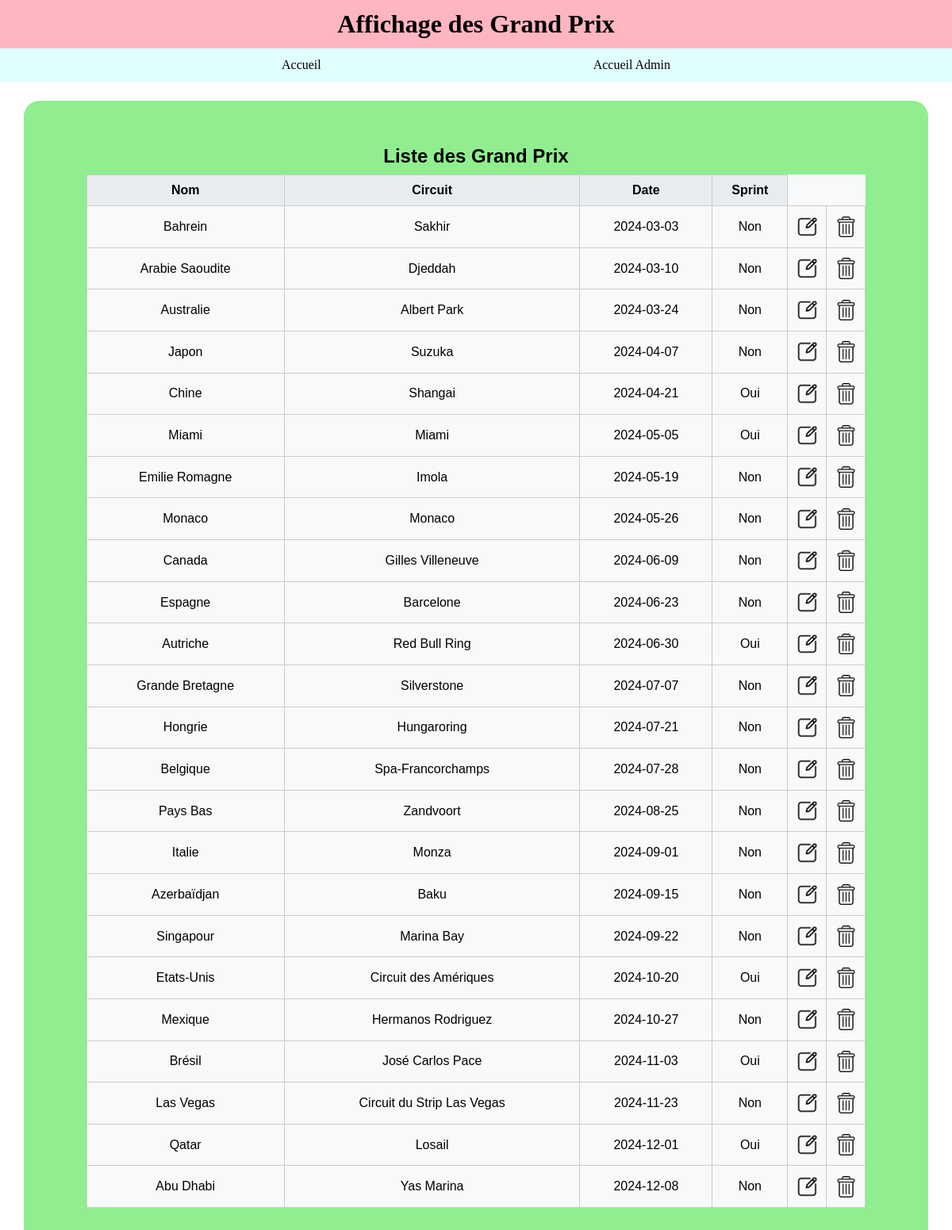
Page /private/affichage_gp.php on the committed database.
### tables this page shows
CREATE TABLE IF NOT EXISTS `grands_prix` (
  `id` int NOT NULL AUTO_INCREMENT,
  `nom` varchar(100) DEFAULT NULL,
  `date` date DEFAULT NULL,
  `sprint` tinyint(1) DEFAULT '0',
  `circuit` varchar(255) DEFAULT NULL,
  PRIMARY KEY (`id`)
);

### private/affichage_gp.php (the view, shortened to what this page needs)
<?php
$titre = 'Affichage des Grand Prix';
include '../includes/top_form.php';
?>
<main>
    <table summary="" class="affichage">
        <caption>Liste des Grand Prix</caption>
        <thead>
            <tr>
                <th>Nom</th>
                <th>Circuit</th>
                <th>Date</th>
                <th>Sprint</th>
            </tr>
        </thead>
        <tbody>
            <?php
            include '../includes/db.php';
            $sql = "SELECT gp.id AS id, gp.nom AS nom, gp.circuit AS circuit, gp.date AS date, gp.sprint AS sprint FROM grands_prix gp";
            $reponse = $connexion->query($sql);
            foreach($reponse as $rep):
                ?>
            <tr>
                <td><?= $rep['nom'] ?></td>
                <td><?= $rep['circuit'] ?></td>
                <td><?= $rep['date'] ?></td>
                <td><?= $rep['sprint'] ? 'Oui' : 'Non' ?></td>
                <td class="action">
                    <form action="modifier_gp.php" method="post">
                        <input type="image" src="../images/modifier.png" alt="">
                    </form>
                </td>
                <td class="action">
                    <form action="supprimer_gp.php" method="post" onsubmit="return confirmSuppression()">
                        <input type="image" src="../images/supprimer.png" alt="">
                    </form>
                </td>
            </tr>
            <?php endforeach ?>
        </tbody>
    </table>
</main>
<?php include '../includes/bottom_form.php';

### includes/top_form.php (shortened to what this page needs)
<!DOCTYPE html>
<html lang="fr">
<head>
    <link rel="stylesheet" href="<?= BASE ?>css/style_admin.css">
    <link rel="stylesheet" href="<?= BASE ?>css/mobile.css">
</head>
<body>
    <header id="header_admin">
        <h1>
            <?php
                if(isset($titre)){
                    echo $titre;
                } else {
                    echo "Gestion de la Base de données";
                }
            ?>
        </h1>
    </header>
    <nav id="nav_admin">
        <a href="<?= BASE ?>">Accueil</a>
        <a href="<?= BASE ?>private/admin.php">Accueil Admin</a>
    </nav>

### includes/bottom_form.php (shortened to what this page needs)
</body>
</html>

### CSS/style_admin.css (style rules this page uses)
* { margin: 0; padding: 0; }
body { display: flex; flex-wrap: wrap; }
header { width: 100%; background-color: lightpink; padding: 1%; text-align: center; }
nav { width: 100%; background-color: lightcyan; padding: 1%; display: flex; align-items: center; justify-content: space-evenly; }
main { width: 95%; margin: 2% 2.5%; border-radius: 20px; background-color: lightgreen; display: flex; align-items: center; flex-wrap: wrap; padding: 2%; }
a { display: block; width: 90%; margin: 3% 5%; background-color: lightskyblue; padding: 2%; text-align: center; text-decoration: none; color: black; font-size: 1.5em; border-radius: 40px; }
nav a { all: unset; text-decoration: none; color: black; cursor: pointer; }
input[type="image"] { width: 10%; }
.affichage { width: 90%; margin: 2% auto; border-collapse: collapse; font-family: Arial, sans-serif; background-color: #f8f9fa; }
.affichage caption { font-size: 1.5em; font-weight: bold; margin: 1% 0; }
.affichage th, .affichage td { padding: 1%; text-align: center; border: 1px solid #ccc; }
.affichage th { background-color: #e9ecef; font-weight: bold; }
.action { width: 3em; height: 2em; padding: 0; }
.action form { height: 100%; display: flex; align-items: center; justify-content: center; }
.action input[type="image"] { width: 2em; height: 2em; object-fit: contain; cursor: pointer; transition: transform 0.2s ease; }

### rows in the picture
grands_prix: nom "Bahrein", circuit "Sakhir", date "2024-03-03", sprint "Non"
grands_prix: nom "Arabie Saoudite", circuit "Djeddah", date "2024-03-10", sprint "Non"
grands_prix: nom "Australie", circuit "Albert Park", date "2024-03-24", sprint "Non"
grands_prix: nom "Japon", circuit "Suzuka", date "2024-04-07", sprint "Non"
grands_prix: nom "Chine", circuit "Shangai", date "2024-04-21", sprint "Oui"
grands_prix: nom "Miami", circuit "Miami", date "2024-05-05", sprint "Oui"
grands_prix: nom "Emilie Romagne", circuit "Imola", date "2024-05-19", sprint "Non"
grands_prix: nom "Monaco", circuit "Monaco", date "2024-05-26", sprint "Non"
grands_prix: nom "Canada", circuit "Gilles Villeneuve", date "2024-06-09", sprint "Non"
grands_prix: nom "Espagne", circuit "Barcelone", date "2024-06-23", sprint "Non"
grands_prix: nom "Autriche", circuit "Red Bull Ring", date "2024-06-30", sprint "Oui"
grands_prix: nom "Grande Bretagne", circuit "Silverstone", date "2024-07-07", sprint "Non"
grands_prix: nom "Hongrie", circuit "Hungaroring", date "2024-07-21", sprint "Non"
grands_prix: nom "Belgique", circuit "Spa-Francorchamps", date "2024-07-28", sprint "Non"
grands_prix: nom "Pays Bas", circuit "Zandvoort", date "2024-08-25", sprint "Non"
grands_prix: nom "Italie", circuit "Monza", date "2024-09-01", sprint "Non"
grands_prix: nom "Azerbaïdjan", circuit "Baku", date "2024-09-15", sprint "Non"
grands_prix: nom "Singapour", circuit "Marina Bay", date "2024-09-22", sprint "Non"
grands_prix: nom "Etats-Unis", circuit "Circuit des Amériques", date "2024-10-20", sprint "Oui"
grands_prix: nom "Mexique", circuit "Hermanos Rodriguez", date "2024-10-27", sprint "Non"
grands_prix: nom "Brésil", circuit "José Carlos Pace", date "2024-11-03", sprint "Oui"
grands_prix: nom "Las Vegas", circuit "Circuit du Strip Las Vegas", date "2024-11-23", sprint "Non"
grands_prix: nom "Qatar", circuit "Losail", date "2024-12-01", sprint "Oui"
grands_prix: nom "Abu Dhabi", circuit "Yas Marina", date "2024-12-08", sprint "Non"

### other values in the picture
$titre "Affichage des Grand Prix"
